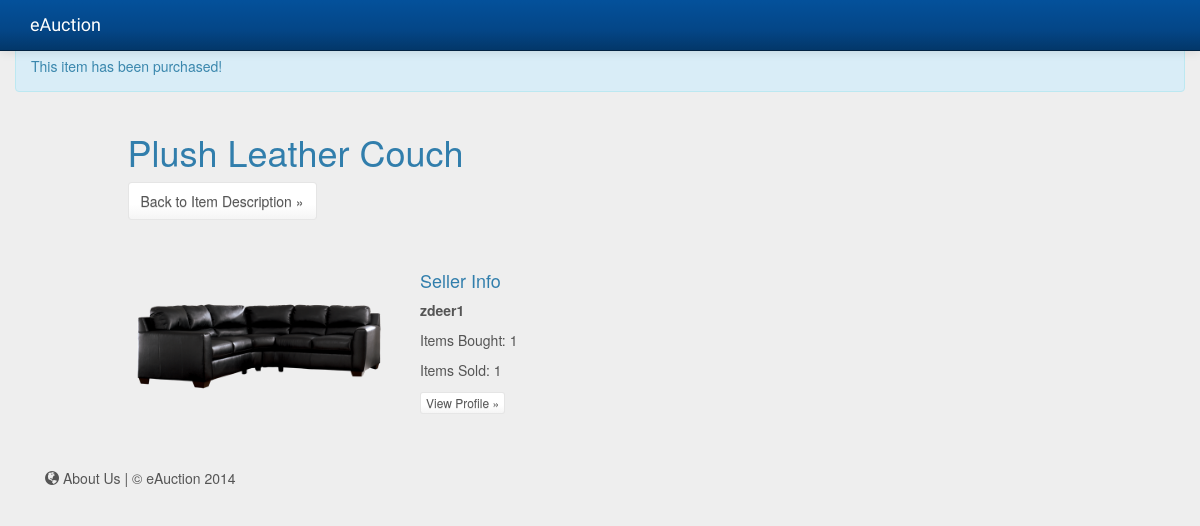
Page /shop/bidding.php?id=1 on the committed database.
### tables this page shows
CREATE TABLE items (
    item_id INTEGER AUTO_INCREMENT,
    seller_id INTEGER DEFAULT 0,
    name VARCHAR(255),
    description TEXT,
    starting_price DECIMAL(10,2),
    buy_it_now_price DECIMAL(10,2) DEFAULT 0.00,
    reserve_price DECIMAL(10,2),
    start_time DATETIME,  
    location VARCHAR(255),
    url TEXT,
    template ENUM('1','2','3'),
    PRIMARY KEY (item_id),
    FOREIGN KEY (seller_id) REFERENCES users (user_id) 
        ON DELETE NO ACTION
);

CREATE TABLE item_pictures (
    picture_id INTEGER AUTO_INCREMENT,
    item_id INTEGER,
    url TEXT,
    PRIMARY KEY (picture_id),
    FOREIGN KEY (item_id) REFERENCES items (item_id)
        ON DELETE CASCADE
);

CREATE TABLE users (
    user_id INTEGER AUTO_INCREMENT,
    username VARCHAR(255) NOT NULL,
    password CHAR(64) NOT NULL,
	salt CHAR(16) NOT NULL,
    name VARCHAR(255),
    email VARCHAR(255),
    phone_number CHAR(10),
    description TEXT,
    public_location VARCHAR(255),
    url TEXT,
    user_type ENUM('person', 'company'),
    `admin` TINYINT(1) DEFAULT 0,
    PRIMARY KEY (user_id)
);

### inc/functions.php (called while the page is built, shortened)
<?php
	function getItemCount($userid, $db) {
		$data = array();
		$data['success'] = false;
		$query = "
            SELECT COUNT(u.user_id)
            FROM users u, won_items w, items i
            WHERE
                u.user_id = :userid
				AND u.user_id = i.seller_id
				AND i.item_id = w.item_id
        ";
        $query_params = array(
            ':userid' => $userid
        );
        try
        {
            $stmt = $db->prepare($query);
            $result = $stmt->execute($query_params);
        }
        catch(PDOException $ex)
        {
            die($ex);
        }
        $row = $stmt->fetch();
        if ($row) {
        	$data['success'] = true;
        	$data['user_data'] = $row;
        }
        else{
        	$data['success'] = false;
        	$data['message'] = "No items found with that user id number.";
			$data['user_data'] = null;
        	return $data;
        }
        return $data;
	}
	function getPics($item_id, $db) {
		$data = array();
		$data['success'] = false;
		$query = "
            SELECT p.url
            FROM item_pictures p, items i
            WHERE i.item_id = :item_id
			AND i.item_id = p.item_id
        ";
        $query_params = array(
            ':item_id' => $item_id
        );
        try
        {
            $stmt = $db->prepare($query);
            $result = $stmt->execute($query_params);
        }
        catch(PDOException $ex)
        {
            die($ex);
        }
        $row = $stmt->fetchAll();
        if ($row) {
        	$data['success'] = true;
        	$data['picture_data'] = $row;
        }
        else{
        	$data['success'] = false;
        	$data['message'] = "No pictures found with that item id number.";
			$data['picture_data'] = null;
        	return $data;
        }
        return $data;
	}
	function itemInfo($item_id, $db)
	{
		$data = array();
		$data['success'] = false;
		$query = "
            SELECT i.item_id, i.seller_id, i.name, i.description, i.starting_price, i.buy_it_now_price, i.reserve_price, i.location, u.username, u.public_location, i.template
            FROM items i, users u
            WHERE i.item_id = :item_id
			AND i.seller_id = u.user_id
        ";
        $query_params = array(
            ':item_id' => $item_id
        );
        try
        {
            $stmt = $db->prepare($query);
            $result = $stmt->execute($query_params);
        }
        catch(PDOException $ex)
        {
            die($ex);
        }
        $row = $stmt->fetch();
        if ($row) {
        	$data['success'] = true;
        	$data['item_data'] = $row;
        }
        else{
        	$data['success'] = false;
        	$data['message'] = "No item found with that item id number.";
			$data['item_data'] = null;
        	return $data;
        }
        return $data;
	}
	function itemsBought($user_id, $db)
	{
		$data = array();
		$data['success'] = false;
		$query = "
            SELECT COUNT(w.winning_bid) as bids_won_count
            FROM won_items w, users u, bids b, credit_cards c
            WHERE u.user_id = :user_id
			AND w.winning_bid = b.bid_id
			AND c.card_id = b.card_id
			AND c.user_id = u.user_id
        ";
        $query_params = array(
            ':user_id' => $user_id
        );
        try
        {
            $stmt = $db->prepare($query);
            $result = $stmt->execute($query_params);
        }
        catch(PDOException $ex)
        {
            die($ex);
        }
        $row = $stmt->fetch();
        if ($row) {
        	$data['success'] = true;
        	$data['bid_data'] = $row;
        }
        else{
        	$data['success'] = false;
        	$data['message'] = "No item found with that item id number.";
			$data['bid_data'] = null;
        	return $data;
        }
        return $data;
	}
	function checkIfOver($item_id, $db)
	{
		$data = array();
		$data['success'] = false;
		$query = "
            SELECT w.item_id
            FROM won_items w
            WHERE w.item_id = :item_id
        ";
        $query_params = array(
            ':item_id' => $item_id
        );
        try
        {
            $stmt = $db->prepare($query);
            $result = $stmt->execute($query_params);
        }
        catch(PDOException $ex)
        {
            die($ex);
        }
        $row = $stmt->fetchAll();
        if ($row) {
        	$data['success'] = true;
        	$data['item_data'] = $row;
        }
        else{
        	$data['success'] = false;
        	$data['message'] = "No item found with that item id number.";
			$data['item_data'] = null;
        	return $data;
        }
        return $data;
	}
?>

### shop/bidding.php (the view, shortened to what this page needs)
<?php
    require_once("../inc/header.php");
	$item_id = $_GET['id'];
	$is_over = checkIfOver($item_id, $db);
  	if(isset($_POST['phase']))
		$phase = $_POST['phase'];
	elseif($is_over['success'])
		$phase = 'bought';
	else
		$phase = '';
	$item = itemInfo($item_id, $db);
	$pics = getPics($item_id, $db);
	$cards = getCards($_SESSION['user']['user_id'], $db);
	$highest_bid = highestBid($item_id, $db);
	$mr_bid_user = recentBid($item_id, $_SESSION['user']['user_id'], $db);
	$total_bought = itemsBought($item['item_data']['seller_id'], $db);
    $item_count = getItemCount($item['item_data']['seller_id'], $db);
	if($highest_bid != '0.00')
	{
		$min_bid = floatval($highest_bid) * 1.05;
	}
	elseif(floatval($item['item_data']['starting_price']) >= floatval('1.00'))
	{
		$min_bid = floatval($item['item_data']['starting_price']);
	}
	else
	{
		$min_bid = floatval('1.00');
	}
	$count = numBids($item_id, $db);
	$message = '';
	$success = 'success';
?>
<?php
	if($phase == '')
	{
?>
    <div class="container">
		<div class="row">
          <?php if ($message != '') echo "<div class='alert alert-$success'>".$message.'</div>'; ?>
        </div>
		<div class="row">
		<?php if($mr_bid_user != '0.00' && $mr_bid_user == $highest_bid) echo "<div class='alert alert-success'>Congratulations, you are currently winning this auction!</div>"; ?>
		</div>
      <div class="row">
        <div class="col-md-1">
        </div>
        <div class="col-md-10">
          <h4></h4>
		  <h1>Bid on <?php echo $item['item_data']['name'] ?></h1>
          <a class="btn btn-default" href="../shop/item.php?id=<?php echo $item_id ?>" type="button">Back to Item Description &raquo;</a>
          <hr />
        </div>
        <div class="col-md-1">
        </div>
      </div>
    </div>
    <div class="container marketing">
      <div class="row">
        <div class="col-lg-1"></div>
        <div class="col-lg-3">
          <center>
            <?php if (!empty($pics['picture_data']))
			  {
				?>
						<img class="img-thubmnail" name="mypic" src="../<?php echo $pics['picture_data'][0]['url']?>" style="height: auto; max-height: 200px; width: auto; max-width: 250px;" >
			<?php
			  }
			 ?>
          </center>
        </div>
        <div class="col-lg-5">
          <h2><b>Starting Price</b>: $<?php echo $item['item_data']['starting_price'] ?><br />
		  <b>Current Bid</b>: $<?php echo $highest_bid ?> <span class="badge"><?php echo $count ?></span><br />
		  <?php if($item['item_data']['buy_it_now_price'] != '0.00')
		  {
		  ?>
          <b>Buy it Now Price:</b> $<?php echo $item['item_data']['buy_it_now_price'] ?></h2>
		  <?php
		  }
		  ?>
          <h1></h1>
		  <?php if($mr_bid_user != '0.00') echo "Your Most Recent Bid: $$mr_bid_user"; ?>
		  <form id="bidform" class="form-signin" action="bidding.php?id=<?php echo $item_id ?>" method="POST">
		  <input type='hidden' id='phase' name='phase' value='' />
          <h2 class="form-signin-heading">Place Your Bid</h2>
		<?php if($cards['success'] == true)
		{
		?>
            <p>Use Card: <select name='card' id='card'>
			<?php
				foreach($cards['card_data'] as $card_info)
				{
					echo "<option value='" . $card_info['card_id'] . "'>" . $card_info['card_type'] . " " . substr($card_info['card_number'], -4) . " " . $card_info['expiration'] . "</option>";
				}
			?></select></p>
			<input class="form-control" type="text" name="bid" placeholder="Minimum bid: $<?php echo number_format($min_bid, 2) ?>" autofocus />
            <button  class="btn btn-lg btn-primary btn-block" type="submit" onclick="document.getElementById('phase').value = 'bid';">Place Bid!</button>
			<?php if($item['item_data']['buy_it_now_price'] != '0.00')
			  {
			  ?>
			<button  class="btn btn-lg btn-primary btn-block" type="submit" onclick="document.getElementById('phase').value = 'buy';">Buy it Now!</button>
			<?php
			  }
		}
		else
		{
		?>
		<p>You must have a card on file in order to bid. <a class="btn btn-default" href="../shop/editCard.php" type="button">Add a card</a></p>
		<?php
		}
		?>
        </form>
        <br/>
        </div>
        <div class="col-lg-2">
          <h4>Seller Info</h4>
          <p><b><?php echo $item['item_data']['username']?></b></p>
		  <?php if (!empty($total_bought))
		  {
		  ?>
			<p>Items Bought: <?php echo $total_bought['bid_data']['bids_won_count']?></p>
		  <?php
		  }
		  ?>
		  <?php if (!empty($total_bought))
		  {
		  ?>
			<p>Items Sold: <?php echo $item_count['user_data']['COUNT(u.user_id)'] ?></p>
		  <?php
		  }
		  ?>
		  <p><?php echo $item['item_data']['public_location']?></p>
          <p><a class="btn btn-default btn-xs" class="btn btn-primary" href="../user/profile.php?id=<?php echo $item['item_data']['seller_id']?>" role="button">View Profile &raquo;</a></p>
        </div>
        <div class="col-lg-1"></div>
      </div>
      <?php
	  }
	  elseif($phase == 'bought')
	  {
?>
	  <div class="container">
		<div class="row">
			<div class='alert alert-info'>This item has been purchased!</div>
		</div>
      <div class="row">
        <div class="col-md-1">
        </div>
        <div class="col-md-10">
		  <h1><?php echo $item['item_data']['name'] ?></h1>
          <a class="btn btn-default" href="../shop/item.php?id=<?php echo $item_id ?>" type="button">Back to Item Description &raquo;</a>
          <hr />
        </div>
        <div class="col-md-1">
        </div>
      </div>
    </div>
    <div class="container marketing">
      <div class="row">
        <div class="col-lg-1"></div>
        <div class="col-lg-3">
          <center>
            <?php if (!empty($pics['picture_data']))
			  {
				?>
						<img class="img-thubmnail" name="mypic" src="../<?php echo $pics['picture_data'][0]['url']?>" style="height: auto; max-height: 200px; width: auto; max-width: 250px;" >
			<?php
			  }
			 ?>
          </center>
        </div>
        <div class="col-lg-2">
          <h4>Seller Info</h4>
          <p><b><?php echo $item['item_data']['username']?></b></p>
		  <?php if (!empty($total_bought))
		  {
		  ?>
			<p>Items Bought: <?php echo $total_bought['bid_data']['bids_won_count']?></p>
		  <?php
		  }
		  ?>
		  <?php if (!empty($total_bought))
		  {
		  ?>
			<p>Items Sold: <?php echo $item_count['user_data']['COUNT(u.user_id)'] ?></p>
		  <?php
		  }
		  ?>
          <p><a class="btn btn-default btn-xs" class="btn btn-primary" href="../user/profile.php?id=<?php echo $item['item_data']['seller_id']?>" role="button">View Profile &raquo;</a></p>
        </div>
        <div class="col-lg-1"></div>
      </div>
<?php
	  }
	  require_once("../inc/footer.php"); ?>

### inc/css/jumbotron.css (style rules this page uses)
body { padding-top: 50px; padding-bottom: 20px; }

### shop/bidding.php (style rules this page uses)
body { padding-top: 40px; padding-bottom: 40px; background-color: #eee; }

### rows in the picture
items: name "Plush Leather Couch", seller.username "zdeer1"
item_pictures: url (picture)

### other values in the picture
$total_bought['bid_data']['bids_won_count'] "1"
$item_count['user_data']['COUNT(u.user_id)'] "1"
